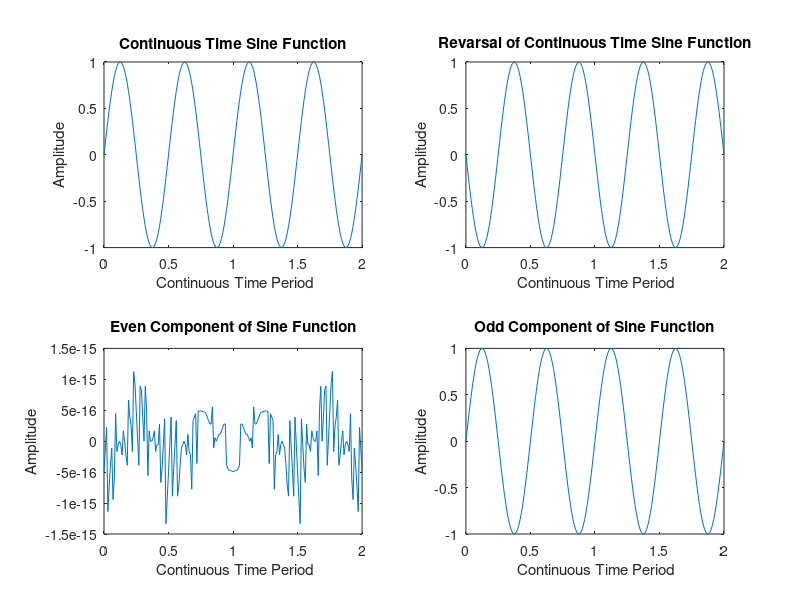

Here is the MATLAB script that generated this plot:
%even and odd components os sine function
% continuous sine funtion
%t=-1:0.01:2;
t=0:0.01:2;
f=2;
a=1;
y=a*sin(2*pi*f*t);
subplot(2,2,1);
plot(t,y);
xlabel(' Continuous Time Period');
ylabel('Amplitude');
title('Continuous Time Sine Function');

%reversal of sine function
ry=fliplr(y);
subplot(2,2,2);
plot(t,ry);
xlabel(' Continuous Time Period');
ylabel('Amplitude');
title('Revarsal of Continuous Time Sine Function');

%even component
x_even=0.5*(y+ry);
subplot(2,2,3);
plot(t,x_even);
xlabel(' Continuous Time Period');
ylabel('Amplitude');
title('Even Component of Sine Function');

%odd component
x_odd=0.5*(y-ry);
subplot(2,2,4);
plot(t,x_odd);
xlabel(' Continuous Time Period');
ylabel('Amplitude');
title('Odd Component of Sine Function');
